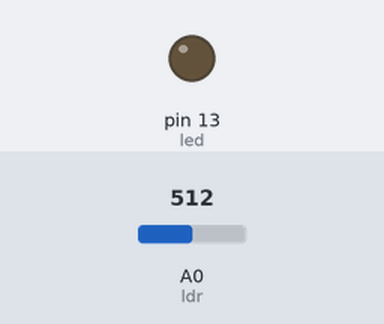
Recording of a sketch running on a simulated Arduino Uno, built with avr-gcc and run on an emulated ATmega328P. On the bench: output pins drawn as LEDs (lit = HIGH). Inputs (shaded band) come from the test bench; at power-on: A0 (ldr) = 512.

Above: at 1.2 s.
1.3 s: A0 (ldr) set to 483
At 2.1 s:
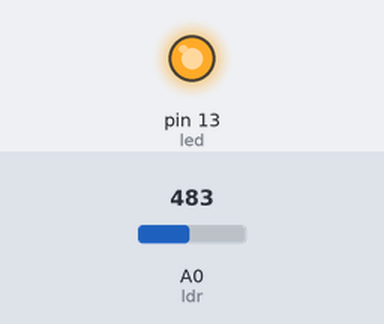
2.8 s: A0 (ldr) set to 510
At 3.2 s:
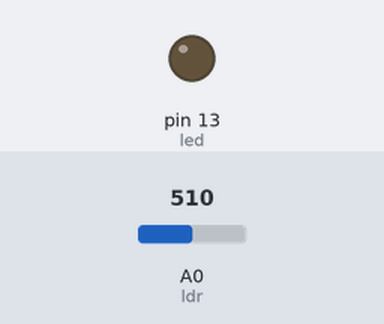
4.3 s: A0 (ldr) set to 490
At 5.5 s:
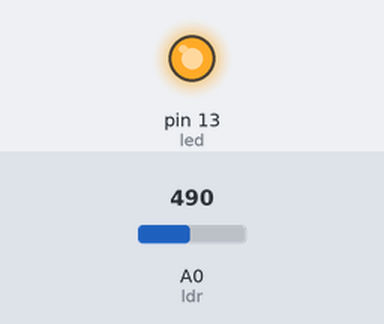
Timing chart, 0 to 7.3 s (numbered marks = the images above; inputs shaded):
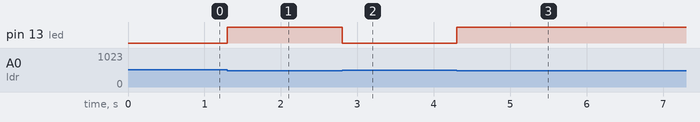

The sketch:

automatic_light_detection.ino
```cpp
int ldr = A0;
int led = 13;

void setup() {
pinMode(led, OUTPUT);
}

void loop() {
int value = analogRead(ldr);

if(value < 500) {
digitalWrite(led, HIGH);
}
else {
digitalWrite(led, LOW);
}
}
```

Measured:
- the behaviour switches between 500 and 499 on A0 (ldr) (found by bisection; images 0 and 1)
- after the input at 1.3 s, pin 13 (led): LOW → HIGH at once
- after the input at 2.8 s, pin 13 (led): HIGH → LOW at once
- after the input at 4.3 s, pin 13 (led): LOW → HIGH at once
